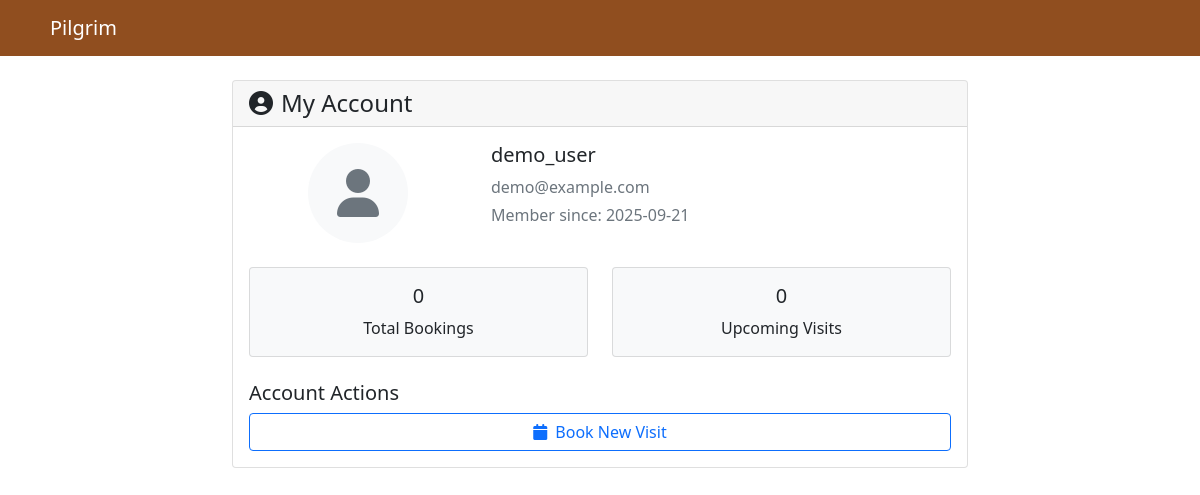
The app's page /my-account (signed in), older data.
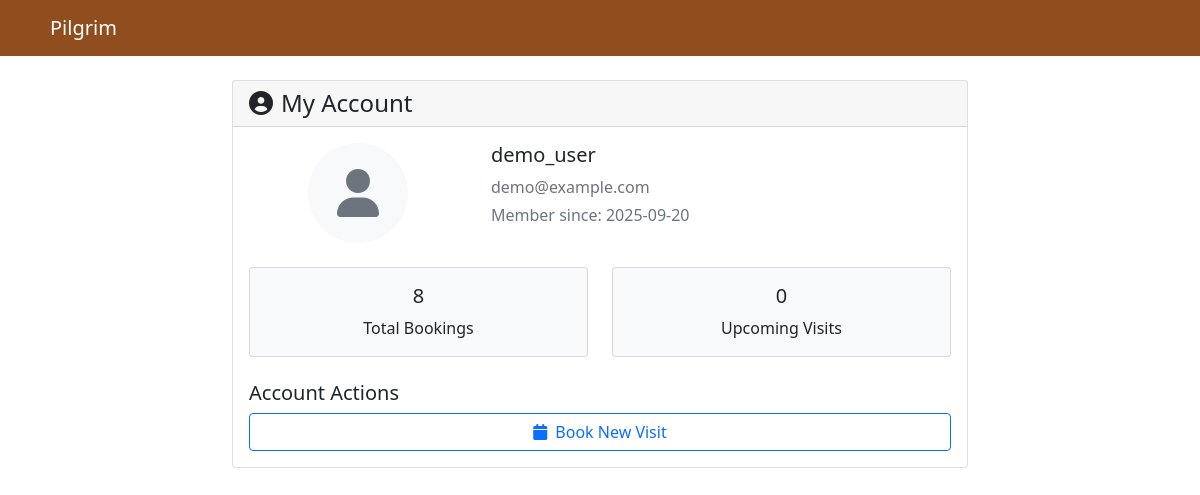
The same page, newer data.
### tables this page shows
CREATE TABLE users (
            id INTEGER PRIMARY KEY AUTOINCREMENT,
            username TEXT UNIQUE NOT NULL,
            email TEXT UNIQUE NOT NULL,
            password_hash TEXT NOT NULL
        , created_at TEXT);

### app.py (the view)
@app.route('/my-account')
@login_required
def my_account():
    conn = sqlite3.connect('pilgrim.db')
    cursor = conn.cursor()
    cursor.execute('SELECT username, email, created_at FROM users WHERE id = ?', (session['user_id'],))
    user_data = cursor.fetchone()
    cursor.execute('SELECT COUNT(*) FROM bookings WHERE user_id = ?', (session['user_id'],))
    booking_count = cursor.fetchone()[0]
    cursor.execute('SELECT COUNT(*) FROM visitors WHERE user_id = ?', (session['user_id'],))
    visitor_count = cursor.fetchone()[0]
    conn.close()
    return render_template('my_account.html',
                         user_data=user_data,
                         booking_count=booking_count,
                         visitor_count=visitor_count)

### app.py (called while the page is built)
def login_required(f):
    @wraps(f)
    def decorated_function(*args, **kwargs):
        if 'user_id' not in session:
            if request.is_json or request.headers.get('X-Requested-With') == 'XMLHttpRequest':
                return jsonify({"success": False, "message": "Login required"}), 401
            flash("Please login first", "error")
            return redirect(url_for('index'))
        return f(*args, **kwargs)
    return decorated_function

### templates/my_account.html (shortened to what this page needs)
<!DOCTYPE html>
<html>
<head>
    <link href="https://cdn.jsdelivr.net/npm/bootstrap@5.1.3/dist/css/bootstrap.min.css" rel="stylesheet">
    <link rel="stylesheet" href="https://cdnjs.cloudflare.com/ajax/libs/font-awesome/6.0.0/css/all.min.css">
</head>
<body>
    <nav class="navbar navbar-expand-lg navbar-light" style="background: rgba(139, 69, 19, 0.95);">
        <div class="container">
            <a class="navbar-brand text-white" href="{{ url_for('user_dashboard') }}">
                Pilgrim
            </a>
        </div>
    </nav>
    <div class="container mt-4">
        <div class="row justify-content-center">
            <div class="col-md-8">
                <div class="card">
                    <div class="card-header">
                        <h4 class="mb-0"><i class="fas fa-user-circle me-2"></i>My Account</h4>
                    </div>
                    <div class="card-body">
                        <div class="row mb-4">
                            <div class="col-md-4 text-center">
                                <div class="bg-light rounded-circle d-flex align-items-center justify-content-center mx-auto" style="width: 100px; height: 100px;">
                                    <i class="fas fa-user fa-3x text-secondary"></i>
                                </div>
                            </div>
                            <div class="col-md-8">
                                <h5>{{ user_data[0] }}</h5>
                                <p class="text-muted mb-1">{{ user_data[1] }}</p>
                                <p class="text-muted">Member since: {{ user_data[2][:10] }}</p>
                            </div>
                        </div>
                        <div class="row">
                            <div class="col-md-6">
                                <div class="card bg-light">
                                    <div class="card-body text-center">
                                        <h5 class="card-title">{{ booking_count }}</h5>
                                        <p class="card-text">Total Bookings</p>
                                    </div>
                                </div>
                            </div>
                            <div class="col-md-6">
                                <div class="card bg-light">
                                    <div class="card-body text-center">
                                        <h5 class="card-title">0</h5>
                                        <p class="card-text">Upcoming Visits</p>
                                    </div>
                                </div>
                            </div>
                        </div>
                        <div class="mt-4">
                            <h5>Account Actions</h5>
                            <div class="d-grid gap-2">
                                <a href="{{ url_for('user_dashboard') }}" class="btn btn-outline-primary">
                                    <i class="fas fa-calendar me-2"></i>Book New Visit
                                </a>
                            </div>
                        </div>
                    </div>
                </div>
            </div>
        </div>
    </div>
</body>
</html>

Row changes from the older to the newer data that the page shows:
changed users "demo_user": created_at "2025-09-21" → "2025-09-20"
Text that changed along with them:
{{ booking_count }}: "0" → "8"
